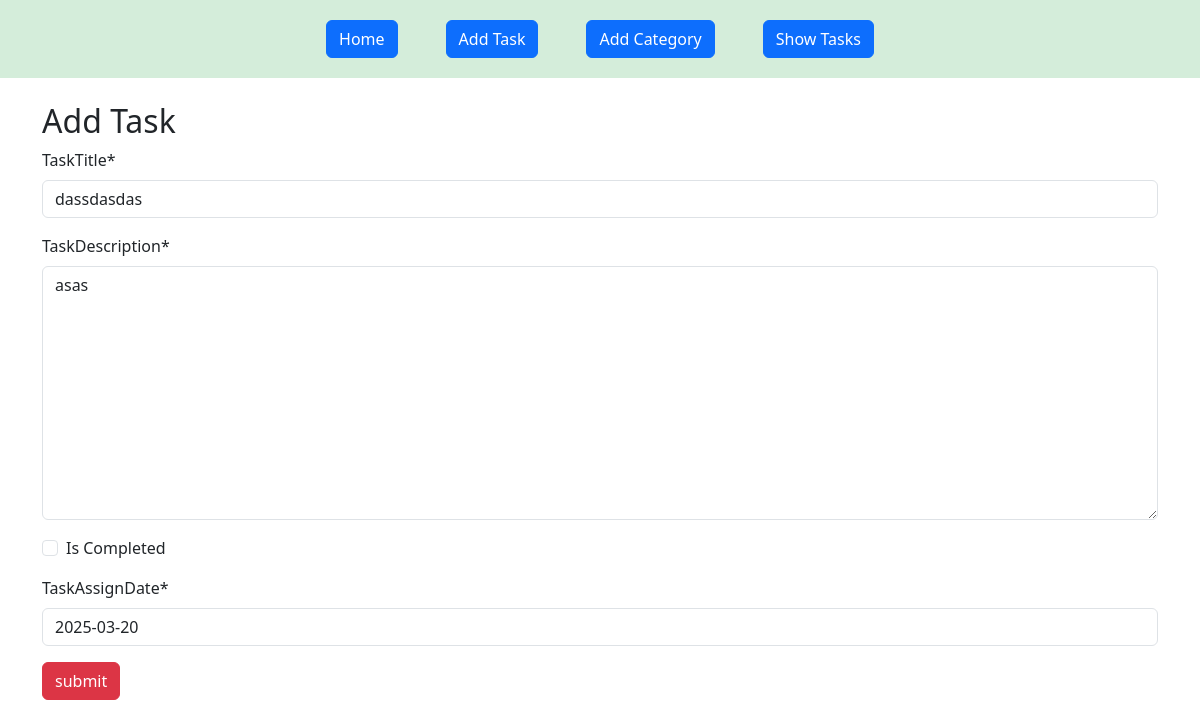
Page /task/edit_task/8/ on the committed database.
### task/models.py (models this page shows, shortened)
class TaskModel(models.Model):
    taskTitle = models.CharField(max_length=100)
    taskDescription = models.TextField(max_length=100)
    is_Completed = models.BooleanField(default=False)
    taskAssignDate = models.DateField()

### task/views.py (the view)
# urls.py: path('edit_task/<int:id>/', views.edit_task,name='edit_task'),
def edit_task(request,id):
    task = TaskModel.objects.get(pk=id)
    task_form = taskForm(instance = task)
    if request.method == "POST":
        task_form = taskForm(request.POST,instance = task)
        if task_form.is_valid():
            task_form.save()
            return redirect('homepage')
    return render(request,'add_task.html',{'form':task_form})

### task/forms.py
class taskForm(forms.ModelForm):
    class Meta:
        model = TaskModel
        fields = '__all__'

### task/templates/add_task.html (shortened to what this page needs)
{% extends "base.html" %}
{% load crispy_forms_tags %}
{% block main_content %}
    <div class="container mt-4">
        <h2>Add Task</h2>
        <form method="post">
            {{form | crispy}}
            <button class="btn btn-danger">submit</button>
        </form>
    </div>
{% endblock  %}

### rows in the picture
TaskModel: taskTitle "dassdasdas", taskDescription "asas", taskAssignDate "2025-03-20"
